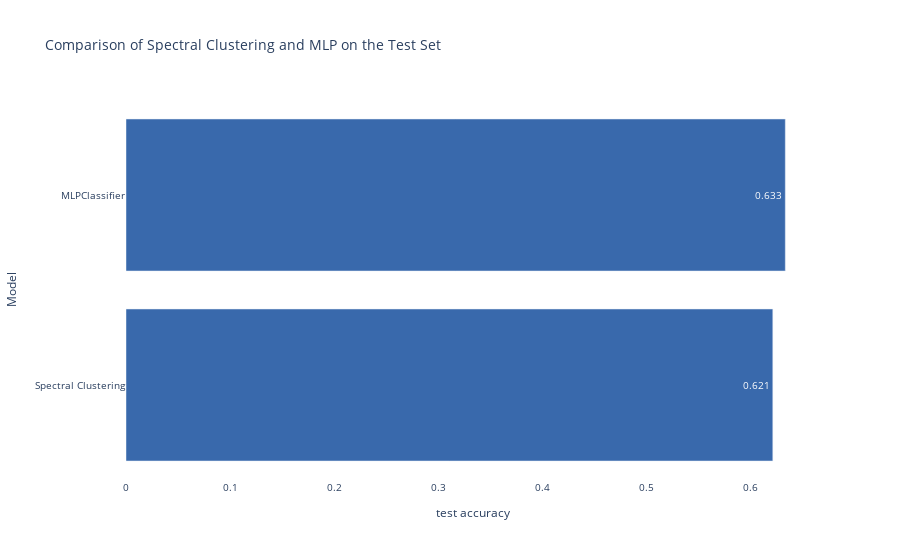

The cell this chart's notebook holds for it:
### Code cell
df = pd.DataFrame(data)
fig = px.bar(df, x='test accuracy', y='model', color_discrete_sequence=[px.colors.qualitative.Bold[2]], orientation='h',text_auto=True,
             labels={'accuracy': 'Accuracy', 'model': 'Model'},
             title='Comparison of Spectral Clustering and MLP on the Test Set')
fig.update_layout(plot_bgcolor='rgba(0,0,0,0)')
fig.update_layout(font=dict(size=10),)
fig.show()

### Figure 1 — Plotly figure (JSON) as saved in the notebook; plotly's stock layout.template omitted (floating-point values rounded to 4 significant figures)
{"data": [{"alignmentgroup": "True", "hovertemplate": "test accuracy=%{x}<br>Model=%{y}<extra></extra>", "legendgroup": "", "marker": {"color": "rgb(57, 105, 172)", "pattern": {"shape": ""}}, "name": "", "offsetgroup": "", "orientation": "h", "showlegend": false, "textposition": "auto", "texttemplate": "%{x}", "type": "bar", "x": [0.621, 0.633], "xaxis": "x", "y": ["Spectral Clustering", "MLPClassifier"], "yaxis": "y"}], "layout": {"barmode": "relative", "font": {"size": 10}, "legend": {"tracegroupgap": 0}, "plot_bgcolor": "rgba(0,0,0,0)", "title": {"text": "Comparison of Spectral Clustering and MLP on the Test Set"}, "xaxis": {"anchor": "y", "domain": [0, 1], "title": {"text": "test accuracy"}}, "yaxis": {"anchor": "x", "domain": [0, 1], "title": {"text": "Model"}}}}
